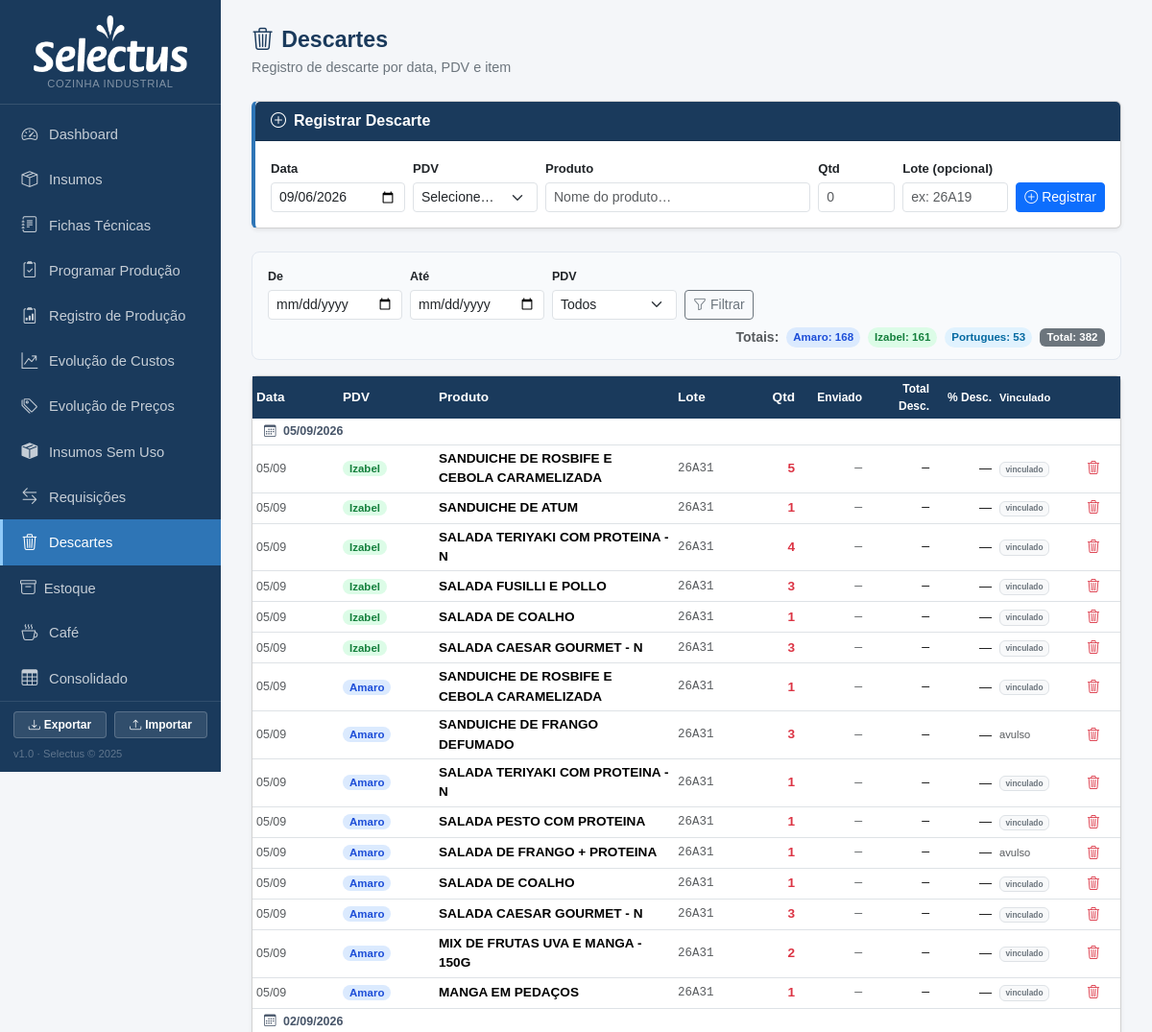
Before: /descartes (upper part) with the older database file.
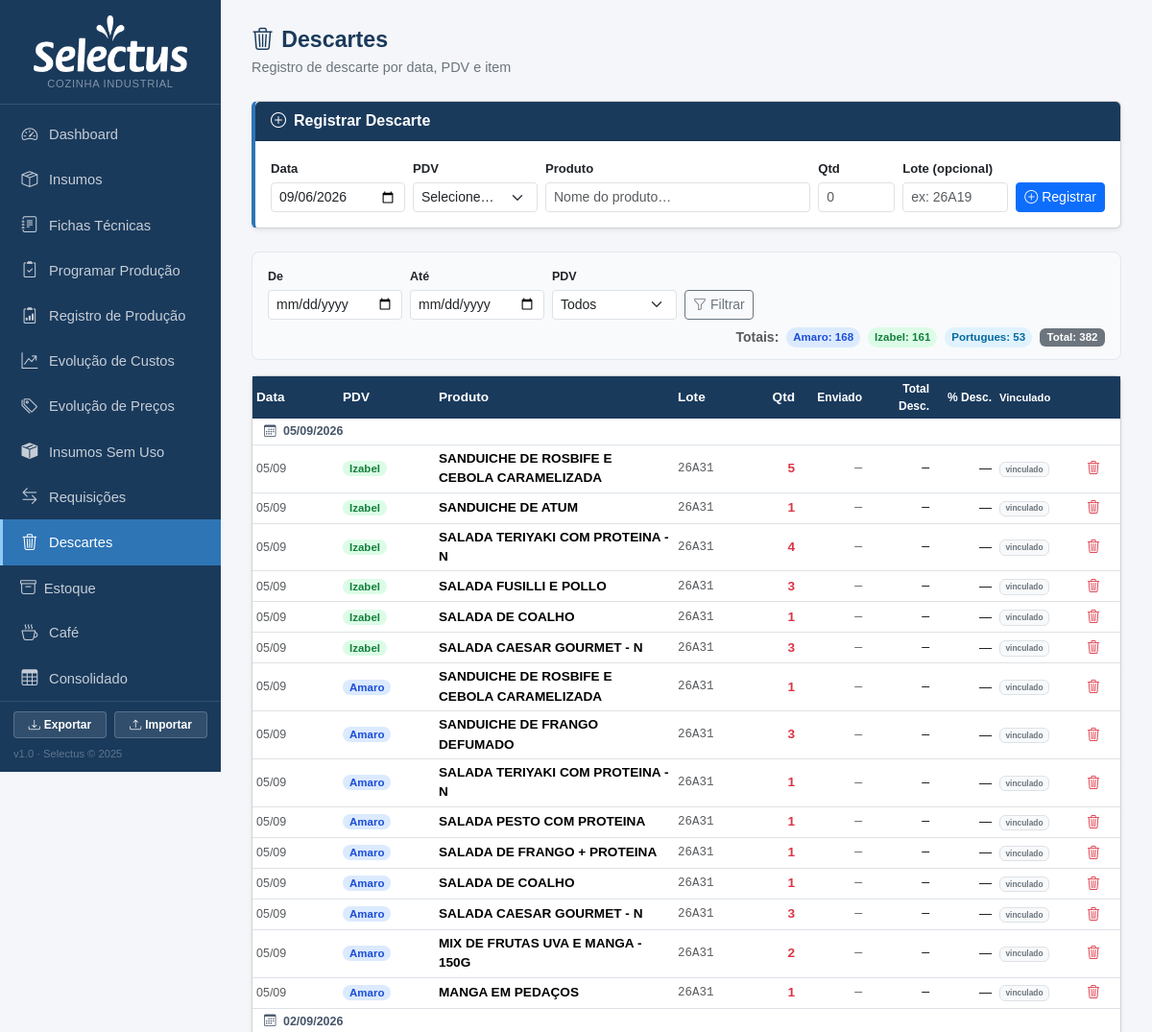
After: the same page with the newer database file.
### tables this page shows
CREATE TABLE descartes (
    id INTEGER PRIMARY KEY AUTOINCREMENT,
    registro_item_id INTEGER REFERENCES registro_itens(id),
    data TEXT NOT NULL,
    local TEXT NOT NULL,
    produto TEXT NOT NULL,
    lote TEXT,
    qtd_descartada INTEGER NOT NULL DEFAULT 0,
    criado_em TEXT DEFAULT CURRENT_TIMESTAMP
);

### app.py (the view)
@app.route('/descartes')
def descartes_lista():
    db = get_db()
    hoje = date.today().isoformat()
    data_ini = request.args.get('data_ini', '')
    data_fim = request.args.get('data_fim', '')
    local    = request.args.get('local', '')
    filtro = {'data_ini': data_ini, 'data_fim': data_fim, 'local': local}
    sql  = "SELECT * FROM descartes WHERE 1=1"
    args = []
    if data_ini:
        sql += " AND data >= ?"; args.append(data_ini)
    if data_fim:
        sql += " AND data <= ?"; args.append(data_fim)
    if local:
        sql += " AND local = ?"; args.append(local)
    sql += " ORDER BY data DESC, id DESC"
    rows = [dict(r) for r in db.execute(sql, args).fetchall()]
    totais = {}
    for r in rows:
        totais[r['local']] = totais.get(r['local'], 0) + r['qtd_descartada']
    nomes_auto = sorted({r['nome'] for r in db.execute("SELECT nome FROM produtos WHERE ativo=1").fetchall()})
    pivot_sql = """
        SELECT produto, local AS pdv, SUM(qtd_descartada) AS qtd
        FROM descartes WHERE 1=1
    """
    pivot_args = []
    if data_ini:
        pivot_sql += " AND data >= ?"; pivot_args.append(data_ini)
    if data_fim:
        pivot_sql += " AND data <= ?"; pivot_args.append(data_fim)
    if local:
        pivot_sql += " AND local = ?"; pivot_args.append(local)
    pivot_sql += " GROUP BY produto, local"
    pivot_rows = db.execute(pivot_sql, pivot_args).fetchall()
    pivot = {}
    for r in pivot_rows:
        pivot.setdefault(r['produto'], {})[r['pdv']] = r['qtd']
    pivot_pdvs = PDVS_DESCARTE
    pivot_table = []
    for prod, pdv_map in sorted(pivot.items()):
        row_total = sum(pdv_map.values())
        pivot_table.append({'produto': prod, 'pdvs': pdv_map, 'total': row_total})
    pivot_col_totals = {pdv: sum(r['pdvs'].get(pdv, 0) for r in pivot_table) for pdv in pivot_pdvs}
    pivot_grand_total = sum(pivot_col_totals.values())
    comp_map = {}
    comparativo = []  # kept for template compat
    db.close()
    return render_template('descartes.html',
                           rows=rows, filtro=filtro, pdvs=PDVS_DESCARTE,
                           nomes_auto=nomes_auto, hoje=hoje,
                           totais=totais, comparativo=comparativo,
                           comp_map=comp_map,
                           pivot_table=pivot_table, pivot_pdvs=pivot_pdvs,
                           pivot_col_totals=pivot_col_totals,
                           pivot_grand_total=pivot_grand_total)

### app.py (called while the page is built)
def get_db():
    c = sqlite3.connect(DB)
    c.row_factory = sqlite3.Row
    c.execute("PRAGMA foreign_keys = ON")
    return c

def count_alertas():
    try:
        db = get_db()
        n = db.execute('''SELECT COUNT(*) FROM insumos
                          WHERE estoque_minimo > 0 AND COALESCE(estoque_atual,0) < estoque_minimo''').fetchone()[0]
        db.close()
        return n
    except:
        return 0

@app.context_processor
def inject_alertas():
    return dict(n_alertas=count_alertas())

### templates/descartes.html (shortened to what this page needs)
{% extends "base.html" %}
{% block content %}
<div class="page-header d-flex justify-content-between align-items-center">
  <div>
    <h1><i class="bi bi-trash3 me-2"></i>Descartes</h1>
    <p class="mb-0">Registro de descarte por data, PDV e item</p>
  </div>
</div>
<div class="card shadow-sm mb-4 add-card">
  <div class="card-header py-2" style="background:#1a3a5c">
    <span class="text-white fw-semibold"><i class="bi bi-plus-circle me-2"></i>Registrar Descarte</span>
  </div>
  <div class="card-body">
    <form method="post" action="{{ url_for('descartes_novo') }}" class="row g-2 align-items-end">
      <div class="col-auto">
        <label class="form-label fw-semibold mb-1" style="font-size:.82rem">Data</label>
        <input type="date" name="data" class="form-control form-control-sm" value="{{ hoje }}" required style="width:140px">
      </div>
      <div class="col-auto">
        <label class="form-label fw-semibold mb-1" style="font-size:.82rem">PDV</label>
        <select name="local" class="form-select form-select-sm" required style="width:130px">
          <option value="">Selecione…</option>
        </select>
      </div>
      <div class="col">
        <label class="form-label fw-semibold mb-1" style="font-size:.82rem">Produto</label>
        <input type="text" name="produto" list="lista-produtos" class="form-control form-control-sm"
               placeholder="Nome do produto…" required autocomplete="off">
      </div>
      <div class="col-auto">
        <label class="form-label fw-semibold mb-1" style="font-size:.82rem">Qtd</label>
        <input type="number" name="qtd_descartada" class="form-control form-control-sm"
               min="1" step="1" placeholder="0" required style="width:80px">
      </div>
      <div class="col-auto">
        <label class="form-label fw-semibold mb-1" style="font-size:.82rem">Lote (opcional)</label>
        <input type="text" name="lote" class="form-control form-control-sm" placeholder="ex: 26A19" style="width:110px">
      </div>
      <div class="col-auto">
        <button type="submit" class="btn btn-primary btn-sm">
          <i class="bi bi-plus-circle me-1"></i>Registrar
        </button>
      </div>
    </form>
  </div>
</div>
<form method="get" class="filter-bar mb-3 d-flex flex-wrap gap-2 align-items-end">
  <div>
    <label class="form-label mb-1" style="font-size:.78rem;font-weight:600">De</label>
    <input type="date" name="data_ini" class="form-control form-control-sm" value="{{ filtro.data_ini }}" style="width:140px">
  </div>
  <div>
    <label class="form-label mb-1" style="font-size:.78rem;font-weight:600">Até</label>
    <input type="date" name="data_fim" class="form-control form-control-sm" value="{{ filtro.data_fim }}" style="width:140px">
  </div>
  <div>
    <label class="form-label mb-1" style="font-size:.78rem;font-weight:600">PDV</label>
    <select name="local" class="form-select form-select-sm" style="width:130px">
      <option value="">Todos</option>
    </select>
  </div>
  <button type="submit" class="btn btn-outline-secondary btn-sm">
    <i class="bi bi-funnel me-1"></i>Filtrar
  </button>
  {% if totais %}
  <div class="ms-auto d-flex flex-wrap gap-2 align-items-center">
    <small class="text-muted fw-semibold">Totais:</small>
    {% for pdv, tot in totais.items() | sort %}
    <span class="badge-pdv pdv-{{ pdv }}">{{ pdv }}: {{ tot }}</span>
    {% endfor %}
    <span class="badge bg-secondary" style="font-size:.72rem">
      Total: {{ rows | sum(attribute='qtd_descartada') }}
    </span>
  </div>
  {% endif %}
</form>
{% if rows %}
<div class="card shadow-sm">
  <div class="card-body p-0">
    <table class="table table-sm table-hover align-middle mb-0" style="font-size:.85rem">
      <thead style="background:#1a3a5c;color:#fff">
        <tr>
          <th style="width:90px">Data</th>
          <th style="width:100px">PDV</th>
          <th>Produto</th>
          <th style="width:75px">Lote</th>
          <th class="text-end" style="width:55px">Qtd</th>
          <th class="text-end" style="width:70px;font-size:.75rem">Enviado</th>
          <th class="text-end" style="width:70px;font-size:.75rem">Total Desc.</th>
          <th class="text-end" style="width:65px;font-size:.75rem">% Desc.</th>
          <th style="width:90px;font-size:.7rem">Vinculado</th>
          <th style="width:40px"></th>
        </tr>
      </thead>
      <tbody>
        {% set ns = namespace(cur_date='') %}
        {% for r in rows %}
        {% if r.data != ns.cur_date %}
        {% set ns.cur_date = r.data %}
        <tr style="background:#f1f5f9">
          <td colspan="10" class="fw-semibold" style="font-size:.78rem;color:#475569;padding:4px 12px">
            <i class="bi bi-calendar3 me-1"></i>
            {{ r.data[8:10] }}/{{ r.data[5:7] }}/{{ r.data[0:4] }}
          </td>
        </tr>
        {% endif %}
        {% set cm = comp_map.get((r.produto|upper, r.local, r.lote), {}) %}
        <tr>
          <td class="text-muted" style="font-size:.78rem">{{ r.data[8:10] }}/{{ r.data[5:7] }}</td>
          <td><span class="badge-pdv pdv-{{ r.local }}">{{ r.local }}</span></td>
          <td class="fw-semibold">{{ r.produto }}</td>
          <td class="text-muted font-monospace" style="font-size:.78rem">{{ r.lote or '—' }}</td>
          <td class="text-end fw-semibold text-danger">{{ r.qtd_descartada }}</td>
          <td class="text-end font-monospace text-muted" style="font-size:.82rem">
            {{ cm.enviado if cm.enviado else '—' }}
          </td>
          <td class="text-end font-monospace" style="font-size:.82rem">
            {% if cm.descartado %}
            <span class="text-danger fw-semibold">{{ cm.descartado }}</span>
            {% else %}—{% endif %}
          </td>
          <td class="text-end" style="font-size:.82rem">
            {% if cm.pct is not none and cm.pct is defined %}
            {% set pct = cm.pct %}
            <span class="fw-semibold {{ 'text-danger' if pct >= 15 else ('text-warning' if pct >= 8 else 'text-success') }}">
              {{ pct }}%
            </span>
            {% else %}—{% endif %}
          </td>
          <td class="text-muted" style="font-size:.7rem">
            {% if r.registro_item_id %}
            <span class="badge bg-light text-secondary border">vinculado</span>
            {% else %}
            <span class="text-muted">avulso</span>
            {% endif %}
          </td>
          <td>
            <form method="post" action="{{ url_for('descartes_excluir', id=r.id) }}"
                  onsubmit="return confirm('Excluir este descarte?')">
              <button class="btn btn-link btn-sm text-danger p-0" title="Excluir">
                <i class="bi bi-trash3"></i>
              </button>
            </form>
          </td>
        </tr>
        {% endfor %}
      </tbody>
    </table>
  </div>
</div>
{% else %}
<div class="text-center text-muted py-5">
  <i class="bi bi-inbox" style="font-size:2.5rem;opacity:.3"></i>
  <p class="mt-2">Nenhum descarte encontrado para os filtros selecionados.</p>
</div>
{% endif %}
{% endblock %}

### templates/base.html (shortened to what this page needs)
<!DOCTYPE html>
<html lang="pt-BR">
<head>
  <link href="https://cdn.jsdelivr.net/npm/bootstrap@5.3.3/dist/css/bootstrap.min.css" rel="stylesheet">
  <link href="https://cdn.jsdelivr.net/npm/bootstrap-icons@1.11.3/font/bootstrap-icons.min.css" rel="stylesheet">
</head>
<body>
<div id="sidebar">
  <div class="brand text-center" style="padding:16px 12px 12px">
    <img src="{{ url_for('static', filename='logo.png') }}" alt="Mercado Selectus"
         style="max-width:160px;width:100%;filter:brightness(0) invert(1)">
    <span style="font-size:.7rem;color:rgba(255,255,255,.45);display:block;margin-top:4px;letter-spacing:.06em;text-transform:uppercase">Cozinha Industrial</span>
  </div>
  <nav class="mt-2">
    <a href="{{ url_for('index') }}" class="{{ 'active' if request.endpoint == 'index' }}">
      <i class="bi bi-speedometer2"></i> Dashboard
    </a>
    <a href="{{ url_for('insumos_lista') }}" class="{{ 'active' if 'insumo' in request.endpoint }}">
      <i class="bi bi-box-seam"></i> Insumos
    </a>
    <a href="{{ url_for('fichas_lista') }}" class="{{ 'active' if 'ficha' in request.endpoint }}">
      <i class="bi bi-journal-text"></i> Fichas Técnicas
    </a>
    <a href="{{ url_for('producao') }}" class="{{ 'active' if request.endpoint == 'producao' }}">
      <i class="bi bi-clipboard2-check"></i> Programar Produção
    </a>
    <a href="{{ url_for('registro_lista') }}" class="{{ 'active' if 'registro' in request.endpoint }}">
      <i class="bi bi-clipboard2-data"></i> Registro de Produção
    </a>
    <a href="{{ url_for('fichas_evolucao_custos') }}" class="{{ 'active' if request.endpoint == 'fichas_evolucao_custos' }}">
      <i class="bi bi-graph-up-arrow"></i> Evolução de Custos
    </a>
    <a href="{{ url_for('insumos_evolucao_precos') }}" class="{{ 'active' if request.endpoint == 'insumos_evolucao_precos' }}">
      <i class="bi bi-tags"></i> Evolução de Preços
    </a>
    <a href="{{ url_for('insumos_sem_uso') }}" class="{{ 'active' if request.endpoint == 'insumos_sem_uso' }}">
      <i class="bi bi-box-seam-fill"></i> Insumos Sem Uso
    </a>
    <a href="{{ url_for('requisicoes_lista') }}" class="{{ 'active' if 'requisicao' in request.endpoint }}">
      <i class="bi bi-arrow-left-right"></i> Requisições
    </a>
    <a href="{{ url_for('descartes_lista') }}" class="{{ 'active' if 'descarte' in request.endpoint }}">
      <i class="bi bi-trash3"></i> Descartes
    </a>
    <a href="{{ url_for('alertas') }}" class="{{ 'active' if request.endpoint == 'alertas' }}" style="justify-content:space-between">
      <span><i class="bi bi-archive me-2"></i>Estoque</span>
    </a>
    <a href="{{ url_for('cafe_lista') }}" class="{{ 'active' if 'cafe' in request.endpoint }}">
      <i class="bi bi-cup-hot"></i> Café
    </a>
    <a href="{{ url_for('consolidado') }}" class="{{ 'active' if 'consolidado' in request.endpoint }}">
      <i class="bi bi-table"></i> Consolidado
    </a>
  </nav>
  <div class="sidebar-footer" style="padding:10px 14px">
    <div class="d-flex gap-2 mb-2">
      <a href="{{ url_for('sistema_exportar') }}"
         class="btn btn-sm w-50 fw-semibold"
         style="background:rgba(255,255,255,.1);color:#fff;border:1px solid rgba(255,255,255,.2);font-size:.75rem"
         title="Baixar banco de dados completo">
        <i class="bi bi-download me-1"></i>Exportar
      </a>
      <button class="btn btn-sm w-50 fw-semibold"
              style="background:rgba(255,255,255,.1);color:#fff;border:1px solid rgba(255,255,255,.2);font-size:.75rem"
              data-bs-toggle="modal" data-bs-target="#modalImportarBase"
              title="Restaurar banco de dados">
        <i class="bi bi-upload me-1"></i>Importar
      </button>
    </div>
    <div style="font-size:.7rem;color:rgba(255,255,255,.3)">v1.0 · Selectus &copy; 2025</div>
  </div>
</div>
<div id="main">
  {% block content %}{% endblock %}
</div>
</body>
</html>

### templates/base.html (style rules this page uses)
:root { --sidebar-bg: #1a3a5c; --sidebar-hover: #264f7a; --sidebar-active: #2e75b6; --accent: #2e75b6; }
body { background: #f4f6f9; font-family: Arial, sans-serif; }
#sidebar { width: 230px; min-height: 100vh; background: var(--sidebar-bg); position: fixed; top: 0; left: 0; z-index: 100; display: flex; flex-direction: column; }
#sidebar .brand { padding: 20px 16px 16px; border-bottom: 1px solid rgba(255,255,255,.12); }
#sidebar .brand span { font-size: .72rem; color: rgba(255,255,255,.5); letter-spacing:.06em; text-transform:uppercase; display:block; }
#sidebar nav a { display: flex; align-items: center; gap: 10px; color: rgba(255,255,255,.75); text-decoration: none; padding: 11px 18px; font-size: .92rem; border-left: 3px solid transparent; transition: background .15s, color .15s; }
#sidebar nav a.active { background: var(--sidebar-active); color: #fff; border-left-color: #90caf9; }
#sidebar nav a i { font-size: 1.05rem; width: 20px; text-align:center; }
#sidebar .sidebar-footer { margin-top: auto; padding: 14px 18px; font-size: .75rem; color: rgba(255,255,255,.35); border-top: 1px solid rgba(255,255,255,.1); }
#main { margin-left: 230px; padding: 28px 32px; min-height: 100vh; }
.page-header { margin-bottom: 24px; }
.page-header h1 { font-size: 1.45rem; font-weight: 700; color: #1a3a5c; margin: 0; }
.page-header p { color: #6c757d; margin: 4px 0 0; font-size: .9rem; }
.table thead th { background: #1a3a5c; color: #fff; border: none; font-size: .85rem; font-weight: 600; }
.table td, .table th { vertical-align: middle; }

### templates/descartes.html (style rules this page uses)
.badge-pdv { font-size:.72rem; padding:2px 7px; border-radius:20px; font-weight:600; }
.pdv-Amaro { background:#dbeafe; color:#1d4ed8; }
.pdv-Portugues { background:#e0f2fe; color:#0369a1; }
.pdv-Izabel { background:#dcfce7; color:#15803d; }
.filter-bar { background:#f8fafc; border:1px solid #e2e8f0; border-radius:8px; padding:12px 16px; }
.add-card { border-left:4px solid #2e75b6; }

Changed rows visible on the page:
changed descartes "SANDUICHE DE FRANGO DEFUMADO": now shows "vinculado"; no longer shows "avulso"
changed descartes "SALADA DE FRANGO + PROTEINA": now shows "vinculado"; no longer shows "avulso"
